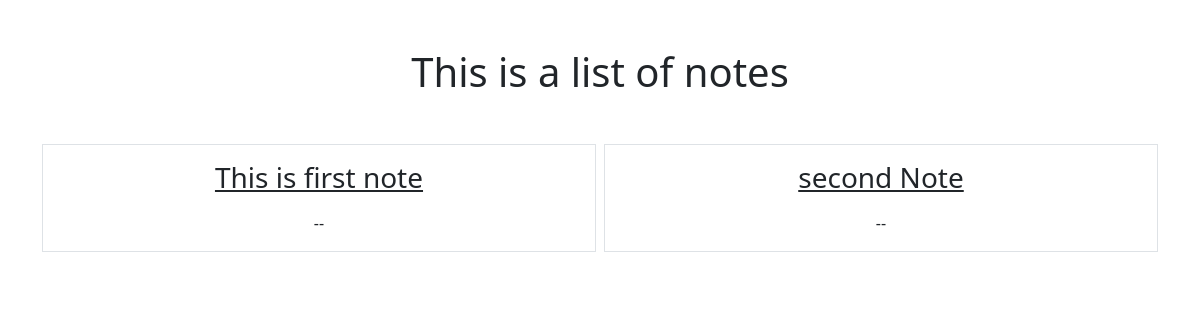
/smart/notes, run on an earlier commit of the app's database.
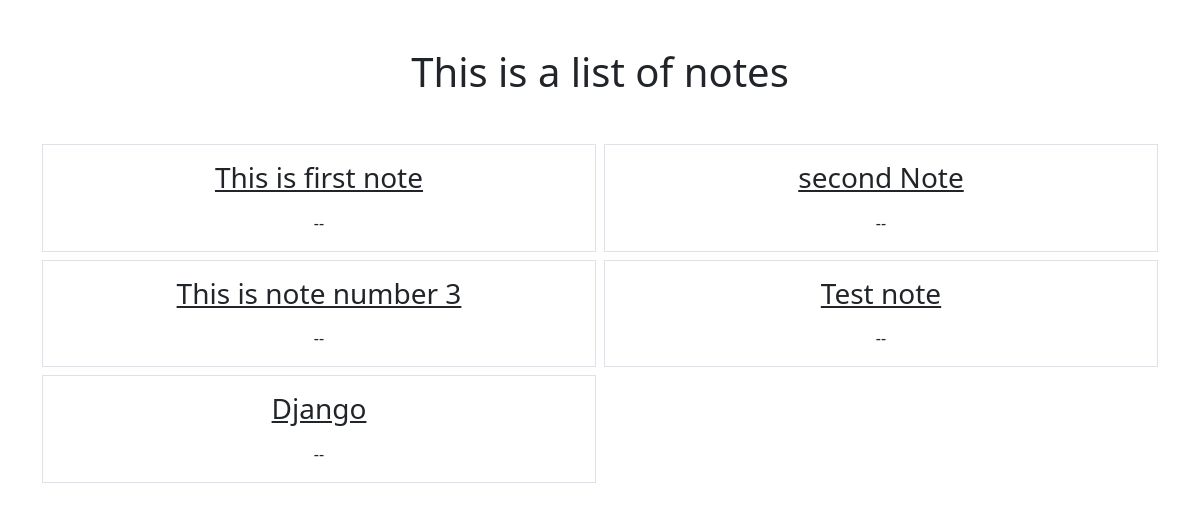
And on a later commit of the database.
### notes/models.py (models this page shows)
class Note(models.Model):
    title = models.CharField(max_length=200, help_text='Enter the title of the note')
    content = models.TextField(help_text='Enter the content of the note')
    created_at = models.DateTimeField(auto_now_add=True, help_text='Date and time when the note was created')
    updated_at = models.DateTimeField(auto_now=True, help_text='Date and time when the note was last updated')
    likes = models.PositiveIntegerField(default=0, help_text='Number of likes for the note')

### notes/views.py (the view)
# urls.py: path('notes', views.NoteListView.as_view(), name='notes.list'),
class NoteListView(ListView):
    model = Note
    template_name = 'notes/notes_list.html'
    context_object_name = 'notes'

### notes/templates/notes/notes_list.html
{%extends "base.html"%}
{% block content %}
    <h1 class="my-5">This is a list of notes</h1>
    <div class="row row-cols-2 g-2">
       {% for note in notes %}
        <div class="col">
            <div class="p-3 border">
            <a href="{% url 'notes.detail' pk=note.id %}" class="text-dark text-decoration-non"><h3> {{ note.title }} </h3></a>
                <p>{{ note.text|truncatechars:10 }}</p>--
            </div>
        </div>
        {% endfor %}
    </div>
{% endblock %}

### static/templates/base.html (shortened to what this page needs)
{% load static %}
<html>
    <head>
       <link href="https://cdn.jsdelivr.net/npm/bootstrap@5.0.2/dist/css/bootstrap.min.css" rel="stylesheet">
    </head>
    <div class="my-5 container text-center">
        {% block content %}
        {%endblock %}
    </div>
</html>

What changed in the data, as far as the page shows it:
added Note: title "This is note number 3"
added Note: title "Test note"
added Note: title "Django"
